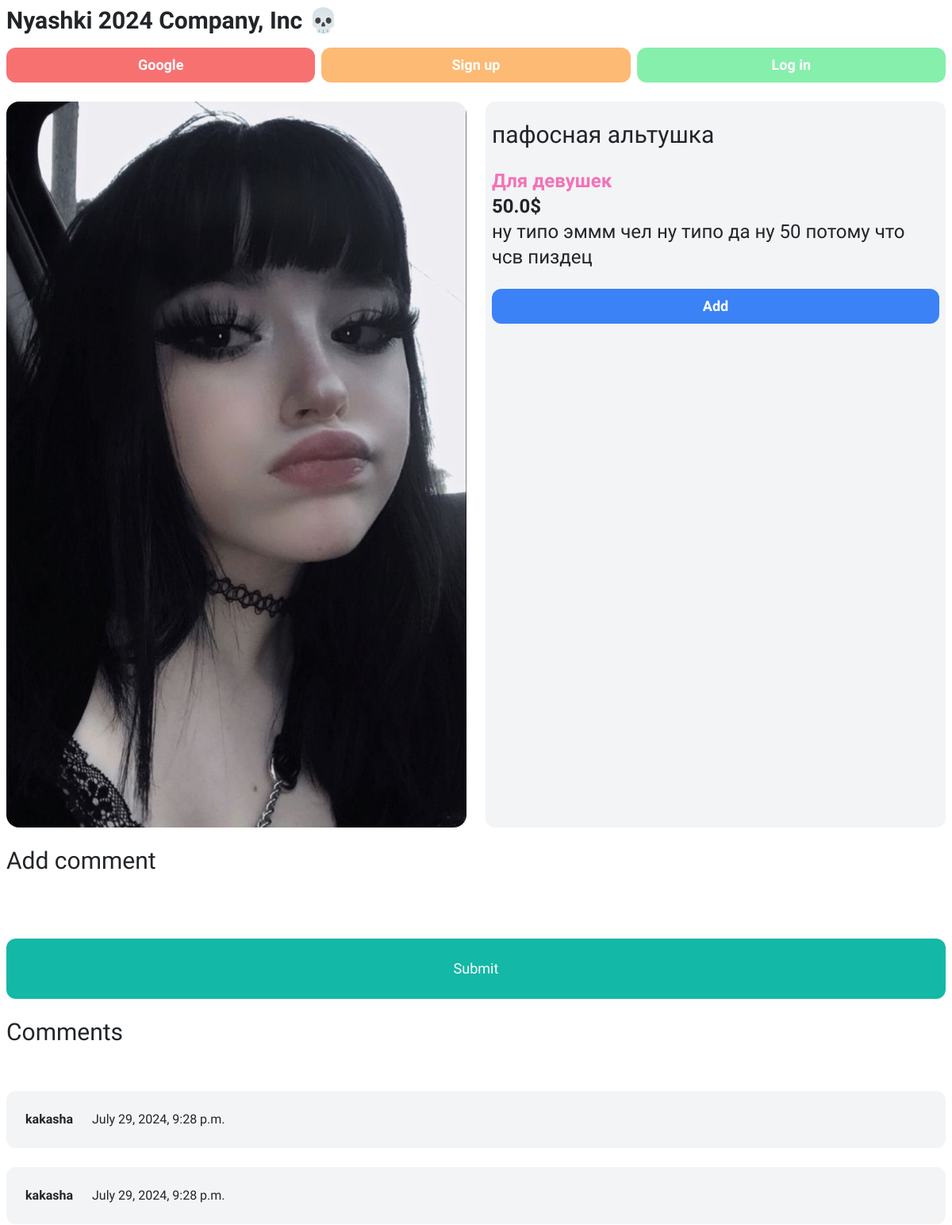
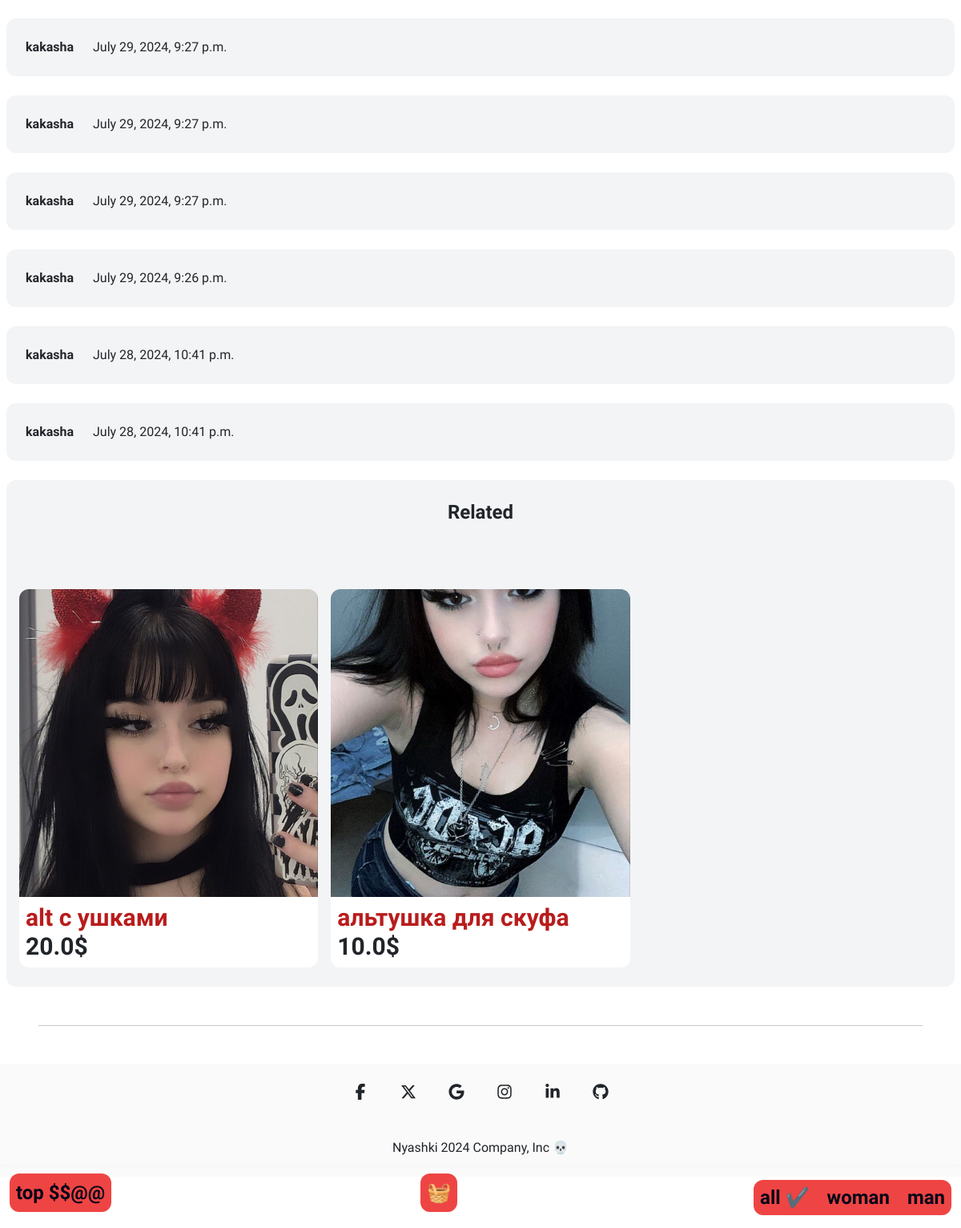
Screenshot of /items/3 with the database file from the repository (2 pictures, top to bottom).
### item/models.py (models this page shows, shortened)
class Item(models.Model):
    category = models.ForeignKey(Category, related_name='items', on_delete=models.CASCADE)
    name = models.CharField(max_length=255)
    description = models.TextField(blank=True, null=True)
    price = models.FloatField()
    image = models.ImageField(upload_to='item_images', blank=True, null=True)
    is_sold = models.BooleanField(default=False)
    created_at = models.DateTimeField(auto_now_add=True)
    users = models.ManyToManyField(User, related_name='items', blank=True)
    gender = models.CharField(max_length=1, choices=gender_choice)
    comments = models.ManyToManyField(Comment)

class Comment(models.Model):
    user = models.ForeignKey(User, related_name='comments', on_delete=models.CASCADE)
    description = models.TextField()
    created_at = models.DateTimeField()
    class Meta:
        ordering = ('-created_at',)

### item/views.py (the view, shortened to what this page needs)
# urls.py: path('<int:pk>', views.detail, name='detail'),
def detail(request, pk, operation=None, form=None, pk_comment=None, form_edit=None, op=None, js_op=None):
    item = get_object_or_404(Item, pk=pk)
    related_items = Item.objects.filter(category=item.category, is_sold=False).exclude(pk=pk)
    gender = ''
    if "gender" not in request.session:
        gender = 'ALL'
    else:
        gender = request.session["gender"]
    if gender != 'ALL':
        related_items = related_items.filter(gender=gender)
    return render(request, 'item/detail.html', {
            'item': item,
            'related_items': related_items,
            'gender': gender
    })

### item/templates/item/detail.html (shortened to what this page needs)
{% extends 'core/base.html' %}
{% block content %}
<nav class="navbar flex fixed-bottom bg-transparent">
    <div class="container-fluid">
      <a class="navbar-brand md:text-2xl md:mb-3 md:px-6 md:py-3 py-2 px-2  text-sm font-semibold text-slate-950 bg-red-500 hover:bg-red-700 rounded-xl"  href="{% url 'core:index'%}">top $$@@</a>
            <a class="md:mb-3 md:text-2xl md:px-6 md:py-3 py-2 px-2 md:text-2xl text-sm font-semibold text-white bg-red-500 hover:bg-red-700 rounded-xl" aria-current="page" href="{% url 'item:basket' %}">🧺    </a>
        <ul>
            <a class="md:mb-3 md:text-2xl md:px-6 md:py-3 py-2 px-2 md:text-2xl text-sm font-semibold text-slate-950 bg-red-500 hover:bg-red-700 rounded-s-xl" href="{% url 'item:gender' 'ALL'%}">all {% if gender == 'ALL' %} ✔️ {%endif%}</a>
            <a class="md:mb-3 md:text-2xl md:px-6 md:py-3 py-2 px-2 md:text-2xl text-sm font-semibold text-slate-950 bg-red-500 hover:bg-red-700" href="{% url 'item:gender' 'W' %}">woman {% if gender == 'W' %} ✔️ {%endif%}</a>
            <a class="md:mb-3 md:text-2xl md:px-6 md:py-3 py-2 px-2 md:text-2xl text-sm font-semibold text-slate-950 bg-red-500 hover:bg-red-700 rounded-e-xl"  href="{% url 'item:gender' 'M' %}">man{% if gender == 'M' %} ✔️ {%endif%}</a>
            </ul>
        </div>
  </nav>
<div class="grid grid-cols-2 gap-4 mt-4">
    <div>
        <a href="{% url 'item:detail' item.id %}">
            {% if item.gender == 'W'%}
                {% if item.image.url %}
                <div class="bg-image hover-overlay hover-zoom ">
                    <img src="{{ item.image.url }}" class="rounded-2xl object-contain w-full">
                </div>
                {% endif %}
            {% endif %}
        </a>
    </div>
    <div class="px-2 py-4 bg-gray-100 rounded-xl dark:bg-zinc-500 dark:text-white">
        <h1 class="mb-4 text-3xl">{{ item.name }}</h1>
        {% if item.gender == "W" %}
        <p class="text-pink-400 text-lg md:text-2xl">
            <strong>Для девушек</strong><br>
        </p>
        {%endif%}
        <p class="text-lg md:text-2xl font-semibold"><strong>{{ item.price }}$</p></strong>
        {% if item.description %}
            <p class="text-md md:text-2xl">
                {{ item.description }}
            </p>
        {% endif %}
        {% if not request.user.is_authenticated %}
            <a href="{% url 'item:add' item.id %}" class="block text-center md:mt-6 mt-4 md:px-6 md:py-3 px-4 py-2 text-lg font-semibold bg-blue-500 hover:bg-blue-700 text-white rounded-xl">Add</a>
        {%endif%}
    </div>
</div>
<h1 class="mb-6 text-3xl mt-4 dark:text-white">Add comment</h1>
<form method="post" action="{% url 'item:new_comment'  item.id %}" enctype="multipart/form-data" class="dark:text-white dark:bg-zinc-700">
    <button class="mt-6 w-full text-center py-4 px-8 text-lg bg-teal-500 hover:bg-teal-700 rounded-xl text-white">Submit</button>
</form>
{% if item.comments.all %}
<h1 class="mb-6 text-3xl mt-4 dark:text-white">Comments</h1>
<div class="space-y-6">
{% for comment in item.comments.all %}
    {%if op %}
    <div id="{{op}}" class="p-6 flex {% if request.user == comment.user %} bg-sky-100 {% else %} bg-gray-100 dark:bg-zinc-500 dark:text-white{% endif %} rounded-xl">
    {%else%}
    <div class="p-6 flex {% if request.user == comment.user %} bg-sky-100 {% else %} bg-gray-100 dark:bg-zinc-500 dark:text-white{% endif %} rounded-xl">
    {%endif%}
        <div class="pr-6">
            <strong>{{comment.user.username}}</strong>
        </div>
        <div>
            {{ comment.created_at }}
        </div>
    </div>
{% endfor %}
</div>
{%endif%}
<div class="md:mt-6 mt-4 px-3 md:px-6 md:py-12 py-4 bg-gray-100 rounded-xl dark:bg-zinc-500">
    <h2 class="md:mb-12 mb-8 text-2xl text-center font-semibold dark:text-white">Related</h2>
    <div class="grid grid-cols-3 gap-3">
        {% for item in related_items %}
        <div>
            <a href="{% url 'item:detail' item.id %}">
                {% if item.gender == 'W'%}
                    {% if item.image.url %}
                    <div class="bg-image hover-overlay hover-zoom ">
                        <img src="{{ item.image.url }}" class="rounded-t-xl object-cover w-full md:h-96 h-40">
                    </div>
                    {% endif %}
                {% endif %}
                <div class="md:p-6 p-2 bg-white rounded-b-xl">
                        {% if item.gender == 'M'%}
                        <h2 class="md:text-3xl text-md text-blue-700 font-semibold">{{ item.name }}</h2>
                        {% else %}
                        <h2 class="md:text-3xl text-md text-red-700 font-semibold">{{ item.name }}</h2>
                        {% endif %}
                    <strong><p class="text-md md:text-3xl font-semibold">{{ item.price }}$</p></strong>
                </div>
            </a>
        </div>
        {% endfor %}
    </div>
</div>
{% endblock %}

### static/core/css/main.css (style rules this page uses)
body { font-family: Comfortaa; }

### rows the page displays
Item: image (picture), name "пафосная альтушка", price "50.0", description "ну типо эммм чел ну типо да ну 50 потому что чсв пиздец"
Comment: user.username "kakasha", created_at "July 29, 2024, 9:28 p.m."
Comment: user.username "kakasha", created_at "July 29, 2024, 9:28 p.m."
Comment: user.username "kakasha", created_at "July 29, 2024, 9:27 p.m."
Comment: user.username "kakasha", created_at "July 29, 2024, 9:27 p.m."
Comment: user.username "kakasha", created_at "July 29, 2024, 9:27 p.m."
Comment: user.username "kakasha", created_at "July 29, 2024, 9:26 p.m."
Comment: user.username "kakasha", created_at "July 28, 2024, 10:41 p.m."
Comment: user.username "kakasha", created_at "July 28, 2024, 10:41 p.m."
Item: image (picture), name "alt с ушками", price "20.0"
Item: image (picture), name "альтушка для скуфа", price "10.0"
